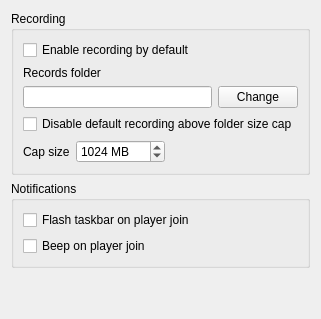
         <widget class="QWidget" name="DDTab">
          <attribute name="title">
           <string>Kaillera</string>
          </attribute>
          <layout class="QVBoxLayout" name="verticalLayout_6">
           <item>
            <widget class="QGroupBox" name="kailleraSettingsGroupBox">
             <property name="title">
              <string>Recording</string>
             </property>
             <layout class="QVBoxLayout" name="kailleraSettingsLayout">
              <item>
               <widget class="QCheckBox" name="kailleraRecordByDefaultCheckBox">
                <property name="text">
                 <string>Enable recording by default</string>
                </property>
               </widget>
              </item>
              <item>
               <widget class="QLabel" name="kailleraRecordsFolderLabel">
                <property name="text">
                 <string>Records folder</string>
                </property>
               </widget>
              </item>
              <item>
               <layout class="QHBoxLayout" name="kailleraRecordsFolderLayout">
                <item>
                 <widget class="QLineEdit" name="kailleraRecordsDirectoryLineEdit">
                  <property name="readOnly">
                   <bool>true</bool>
                  </property>
                 </widget>
                </item>
                <item>
                 <widget class="QPushButton" name="changeKailleraRecordsDirectoryButton">
                  <property name="text">
                   <string>Change</string>
                  </property>
                  <property name="icon">
                   <iconset theme="folder-open-line"/>
                  </property>
                  <property name="iconSize">
                   <size>
                    <width>16</width>
                    <height>16</height>
                   </size>
                  </property>
                 </widget>
                </item>
               </layout>
              </item>
              <item>
               <widget class="QCheckBox" name="kailleraRecordingCapEnabledCheckBox">
                <property name="text">
                 <string>Disable default recording above folder size cap</string>
                </property>
               </widget>
              </item>
              <item>
               <layout class="QHBoxLayout" name="kailleraRecordingCapLayout">
                <item>
                 <widget class="QLabel" name="kailleraRecordingCapLabel">
                  <property name="text">
                   <string>Cap size</string>
                  </property>
                 </widget>
                </item>
                <item>
                 <widget class="QSpinBox" name="kailleraRecordingCapMBSpinBox">
                  <property name="minimum">
                   <number>1</number>
                  </property>
                  <property name="maximum">
                   <number>1048576</number>
                  </property>
                  <property name="value">
                   <number>1024</number>
                  </property>
                  <property name="suffix">
                   <string> MB</string>
                  </property>
                 </widget>
                </item>
                <item>
                 <spacer name="horizontalSpacer_16">
                  <property name="orientation">
                   <enum>Qt::Orientation::Horizontal</enum>
                  </property>
                  <property name="sizeHint" stdset="0">
                   <size>
                    <width>40</width>
                    <height>20</height>
                   </size>
                  </property>
                 </spacer>
                </item>
               </layout>
              </item>
             </layout>
            </widget>
           </item>
           <item>
            <widget class="QGroupBox" name="kailleraNotificationsGroupBox">
             <property name="title">
              <string>Notifications</string>
             </property>
             <layout class="QVBoxLayout" name="kailleraNotificationsLayout">
              <item>
               <widget class="QCheckBox" name="kailleraFlashOnJoinCheckBox">
                <property name="text">
                 <string>Flash taskbar on player join</string>
                </property>
               </widget>
              </item>
              <item>
               <widget class="QCheckBox" name="kailleraBeepOnJoinCheckBox">
                <property name="text">
                 <string>Beep on player join</string>
                </property>
               </widget>
              </item>
             </layout>
            </widget>
           </item>
           <item>
            <spacer name="verticalSpacer_2">
             <property name="orientation">
              <enum>Qt::Orientation::Vertical</enum>
             </property>
             <property name="sizeHint" stdset="0">
              <size>
               <width>20</width>
               <height>40</height>
              </size>
             </property>
            </spacer>
           </item>
          </layout>
         </widget>
